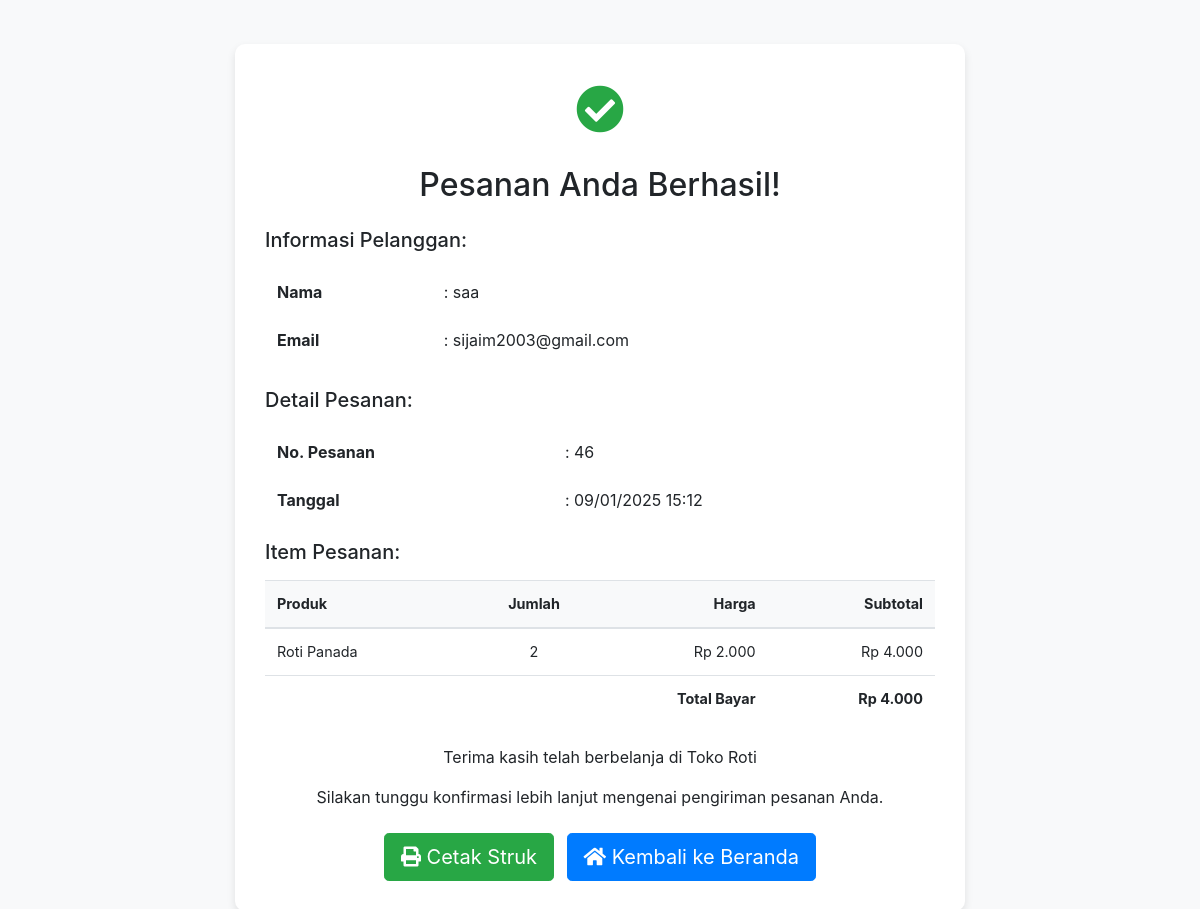
Page /pesanan_sukses.php (signed in) on the committed database.
### tables this page shows
CREATE TABLE `pengguna` (
  `id_pengguna` int(11) NOT NULL,
  `username` varchar(50) NOT NULL,
  `password` varchar(255) NOT NULL,
  `email` varchar(100) NOT NULL,
  `total_pesanan` int(11) NOT NULL
);

CREATE TABLE `pesanan` (
  `id_pesanan` int(11) NOT NULL,
  `id_pengguna` int(11) NOT NULL,
  `total_harga` int(11) NOT NULL,
  `tanggal_pesanan` timestamp NOT NULL DEFAULT current_timestamp() ON UPDATE current_timestamp()
);

### pesanan_sukses.php (the view, shortened to what this page needs)
<?php
include('config.php');
$id_user = $_SESSION['user'];
$user_query = "SELECT username, email FROM pengguna WHERE username = ?";
$stmt = mysqli_prepare($conn, $user_query);
mysqli_stmt_bind_param($stmt, "s", $id_user);
mysqli_stmt_execute($stmt);
$user_result = mysqli_stmt_get_result($stmt);
$user_data = mysqli_fetch_assoc($user_result);
$query = "SELECT p.*, pd.id_produk, pd.quantity, pr.nama as nama_produk, pr.harga
          FROM pesanan p
          LEFT JOIN pesanan_detail pd ON p.id_pesanan = pd.id_pesanan
          LEFT JOIN produk pr ON pd.id_produk = pr.id_produk
          WHERE p.id_pengguna = ?
          ORDER BY p.tanggal_pesanan DESC";
$stmt = mysqli_prepare($conn, $query);
mysqli_stmt_bind_param($stmt, "s", $id_user);
mysqli_stmt_execute($stmt);
$result = mysqli_stmt_get_result($stmt);
$orders = array();
while ($row = mysqli_fetch_assoc($result)) {
    $id_pesanan = $row['id_pesanan'];
    if (!isset($orders[$id_pesanan])) {
        $orders[$id_pesanan] = array(
            'id_pesanan' => $row['id_pesanan'],
            'tanggal_pesanan' => $row['tanggal_pesanan'],
            'total_harga' => $row['total_harga'],
            'items' => array()
        );
    }
    if ($row['id_produk']) {
        $orders[$id_pesanan]['items'][] = array(
            'nama_produk' => $row['nama_produk'],
            'quantity' => $row['quantity'],
            'harga' => $row['harga']
        );
    }
}
$latest_order = reset($orders);
?>
<!DOCTYPE html>
<html lang="id">
<head>
    <link rel="stylesheet" href="https://stackpath.bootstrapcdn.com/bootstrap/4.5.2/css/bootstrap.min.css">
    <link rel="stylesheet" href="https://cdnjs.cloudflare.com/ajax/libs/font-awesome/5.15.4/css/all.min.css">
</head>
<body>
    <div class="container py-4">
        <div class="row justify-content-center">
            <div class="col-md-8">
                <?php if (!empty($user_data) && !empty($latest_order)): ?>
                <div class="success-message">
                    <div class="text-center">
                        <div class="success-icon no-print">
                            <i class="fas fa-check-circle"></i>
                        </div>
                        <h2 class="mb-4 no-print">Pesanan Anda Berhasil!</h2>
                    </div>
                    <div class="mb-4">
                        <h5 class="mb-3">Informasi Pelanggan:</h5>
                        <table class="table table-borderless">
                            <tr>
                                <td><strong>Nama</strong></td>
                                <td>: <?php echo htmlspecialchars($user_data['username']); ?></td>
                            </tr>
                            <tr>
                                <td><strong>Email</strong></td>
                                <td>: <?php echo htmlspecialchars($user_data['email']); ?></td>
                            </tr>
                        </table>
                    </div>
                    <div class="mb-4">
                        <h5 class="mb-3">Detail Pesanan:</h5>
                        <table class="table table-borderless">
                            <tr>
                                <td><strong>No. Pesanan</strong></td>
                                <td>: <?php echo $latest_order['id_pesanan']; ?></td>
                            </tr>
                            <tr>
                                <td><strong>Tanggal</strong></td>
                                <td>: <?php echo date('d/m/Y H:i', strtotime($latest_order['tanggal_pesanan'])); ?></td>
                            </tr>
                        </table>
                        <h5 class="mb-3">Item Pesanan:</h5>
                        <table class="table table-items">
                            <thead>
                                <tr>
                                    <th>Produk</th>
                                    <th class="text-center">Jumlah</th>
                                    <th class="text-right">Harga</th>
                                    <th class="text-right">Subtotal</th>
                                </tr>
                            </thead>
                            <tbody>
                                <?php foreach ($latest_order['items'] as $item): ?>
                                <tr>
                                    <td><?php echo htmlspecialchars($item['nama_produk']); ?></td>
                                    <td class="text-center"><?php echo $item['quantity']; ?></td>
                                    <td class="text-right">Rp <?php echo number_format($item['harga'], 0, ',', '.'); ?></td>
                                    <td class="text-right">Rp <?php echo number_format($item['harga'] * $item['quantity'], 0, ',', '.'); ?></td>
                                </tr>
                                <?php endforeach; ?>
                                <tr>
                                    <td colspan="3" class="text-right"><strong>Total Bayar</strong></td>
                                    <td class="text-right"><strong>Rp <?php echo number_format($latest_order['total_harga'], 0, ',', '.'); ?></strong></td>
                                </tr>
                            </tbody>
                        </table>
                    </div>
                    <div class="text-center mb-4">
                        <p>Terima kasih telah berbelanja di Toko Roti</p>
                        <p class="no-print">Silakan tunggu konfirmasi lebih lanjut mengenai pengiriman pesanan Anda.</p>
                    </div>
                    <div class="text-center mt-4 no-print">
                        <button onclick="window.print()" class="btn btn-success btn-lg mr-2">
                            <i class="fas fa-print"></i> Cetak Struk
                        </button>
                        <a href="index.php" class="btn btn-primary btn-lg">
                            <i class="fas fa-home"></i> Kembali ke Beranda
                        </a>
                    </div>
                </div>
                <?php endif; ?>
            </div>
        </div>
    </div>
</body>
</html>

### pesanan_sukses.php (style rules this page uses)
body { background-color: #f8f9fa; }
.success-message { background-color: #ffffff; border-radius: 10px; padding: 30px; box-shadow: 0 4px 8px rgba(0, 0, 0, 0.1); margin-top: 20px; }
.success-icon { color: #28a745; font-size: 48px; margin-bottom: 20px; }
.table-items { font-size: 0.9rem; }
.table-items th { background-color: #f8f9fa; }

### rows in the picture
pengguna: username "saa", email "sijaim2003@gmail.com"
pesanan: id_pesanan "46", tanggal_pesanan "09/01/2025 15:12", total_harga "4.000"

### other values in the picture
$item['nama_produk'] "Roti Panada"
$item['quantity'] "2"
$item['harga'] "2.000"
$item['harga'] * $item['quantity'] "4.000"
